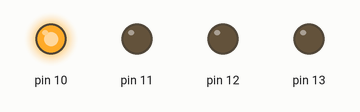
Simulated run of this sketch. Board: Arduino Uno, built with avr-gcc and run on an emulated ATmega328P. Shown: output pins drawn as LEDs (lit = HIGH). Random numbers use the default seed unless the sketch sets one.

Above: at 0.05 s.
At 7.09 s:
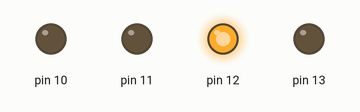
At 22.13 s:
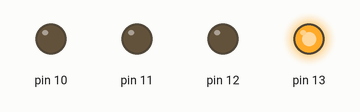
At 39.4 s:
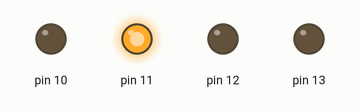
Timing chart, 0 to 40.0 s (numbered marks = the images above):
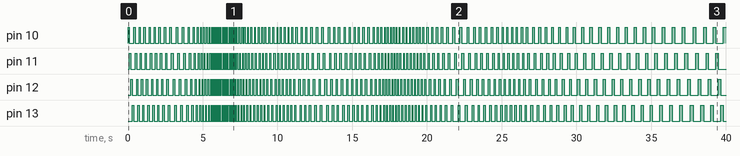

The sketch:

3_more_leds.ino
```cpp
int d;

void setup() {
  for(int i = 0; i < 4; i++) pinMode(10 + i, OUTPUT);

  d = 100;
}

void loop() {
  for(int i = 0; i < 4; i++){
    digitalWrite(10 + i, HIGH);
    delay(d);
    digitalWrite(10 + i, LOW);
  }
  d += random(-20, 20);
  d = max(20, d);
}
```
